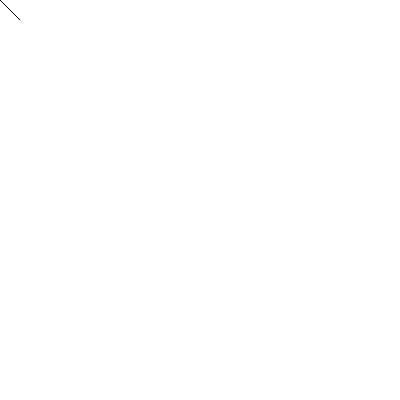
Frame 1 (no input)
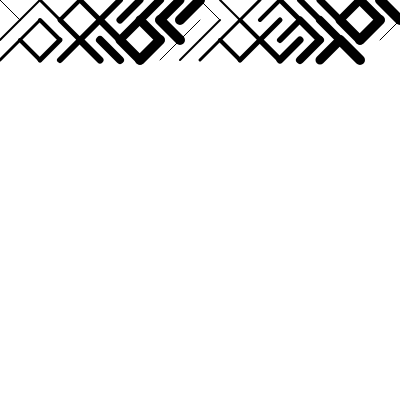
Frame 60 (no input)
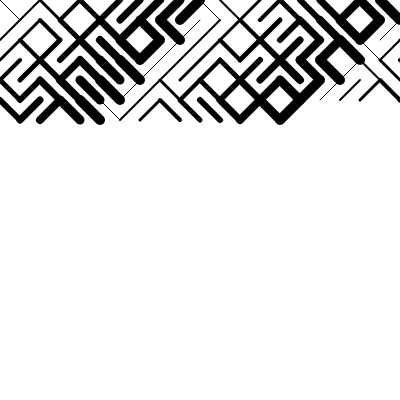
Frame 120 (the mouse pressed at the canvas centre since frame 60)

The p5.js sketch that drew these frames (run headless with seeded random() and noise() and a simulated clock; from frame 60 on, the mouse is pressed at the canvas centre):

// p5.js sketch
// ── sketch.js
// From: http://10print.org/

var x = 0;
var y = 0;
var a_weight = 1;

function setup() {
  createCanvas(400, 400);
  background(255);
  // frameRate(5)
}

function draw() {
  strokeWeight(a_weight);

  if (random(1) > 0.5) {
    line(x, y, x + 20, y + 20);
  } else {
    line(x, y + 20, x + 20, y);
  }
  x += 20;
  if (x > width) {
    x = 0;
    y += 20;
  }
  if (y > height) {
    background(255);
    x = 0;
    y = 0;
  }
  a_weight += 1;
  if (a_weight > 10) {
    a_weight = 1;
  }
}
